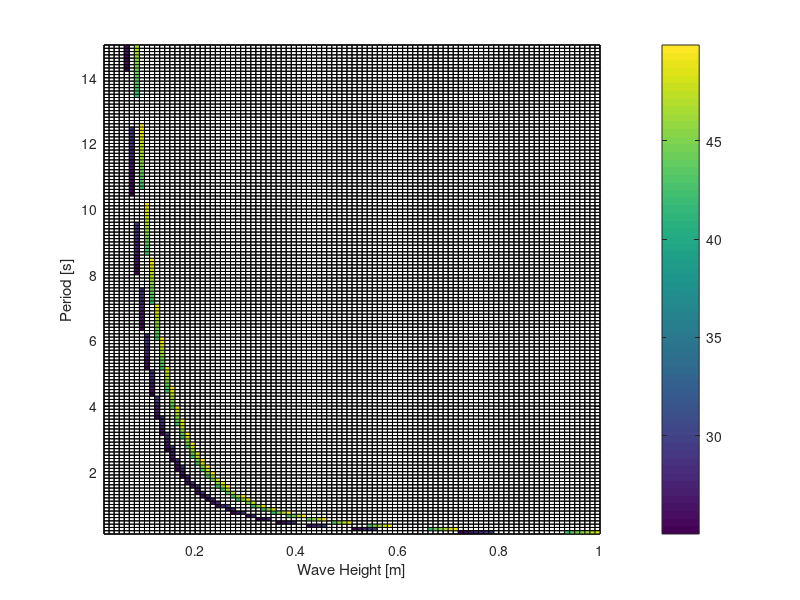

The MATLAB source for this figure: (Note: this script raises an error after producing the figure.)
%Wave parameters for cut in conditions

g = 9.81;
rho = 1025;

%Hs range
Hs = 0.02:0.01:1; %2 cm jumps to 1 m

%Tp range
Tp = 0.1:0.1:15;

[hh,tt] = meshgrid(Hs,Tp);

k = (1./(64.*pi)).*rho.*(g.^2).*(hh.^2).*tt; %Hs2*Tp;

%limit based on 1 kw
k1 = k;
i1 = find(k1 > 30);
i2 = find(k1 < 25);
k1(i1) = nan;
k1(i2) = nan;

%limit based on 2kw
k2 = k;
i1 = find(k2 > 50);
i2 = find(k2 < 42);
k2(i1) = nan;
k2(i2) = nan;

figure
pcolor(hh,tt,k1);
hold on
pcolor(hh,tt,k2);
ylabel('Period [s]')
xlabel('Wave Height [m]')
c = colorbar;
c.Label.String = 'Wave Power Flux [W/m]';
c.Label.FontSize = 11;
